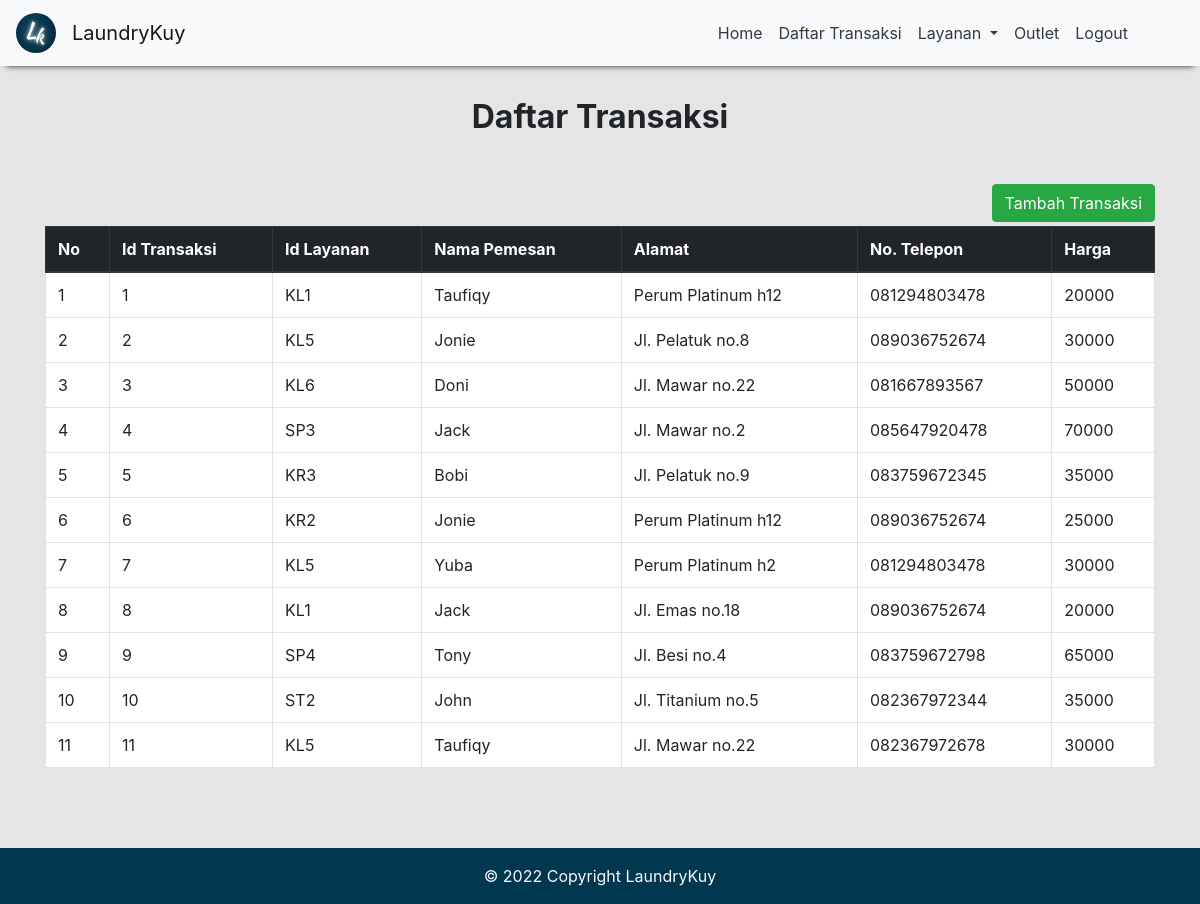
Screenshot of /DaftarTransaksi.php with the database file from the repository.
### tables this page shows
CREATE TABLE `transaksi` (
  `id_transaksi` int(4) NOT NULL,
  `id_layanan` varchar(4) NOT NULL,
  `nama_pemesan` varchar(50) NOT NULL,
  `alamat_pemesan` varchar(50) NOT NULL,
  `no_telepon_pemesan` varchar(12) NOT NULL,
  `ttl_harga` int(10) NOT NULL
);

### DaftarTransaksi.php (the view, shortened to what this page needs)
<html lang="eng">
  <head>
    <link rel="stylesheet" type="text/css" href="style.css" />
    <link
      rel="stylesheet"
      href="https://maxcdn.bootstrapcdn.com/bootstrap/4.0.0-beta.2/css/bootstrap.min.css"
    />
  </head>
  <body style="background-color: rgba(129, 129, 129, 0.2)">
    <nav class="navbar-expand-sm" style="height: 50px"></nav>
    <nav class="navbar navbar-expand-sm bg-light navbar-light fixed-top">
      <a class="navbar-brand" href="home.html">
        <img
          src="img/logo2.png"
          class="rounded-circle"
          alt="Logo"
          style="width: 40px"
        />
      </a>
      <a href="home.html" class="navbar-brand">LaundryKuy</a>
      <div class="collapse navbar-collapse" id="collapsibleNavbar">
        <ul class="navbar-nav ml-auto mr-5">
          <li class="nav-item">
            <a href="home.html" class="nav-link text-dark">Home</a>
          </li>
          <li class="nav-item">
            <a href="DaftarTransaksi.php" class="nav-link text-dark">Daftar Transaksi</a>
          </li>
          <li class="nav-item dropdown">
            <a
              class="nav-link dropdown-toggle text-dark"
              href="#"
              id="navbardrop"
              data-toggle="dropdown"
            >
              Layanan
            </a>
          </li>
          <li class="nav-item">
            <a href="Outlet.php" class="nav-link text-dark">Outlet</a>
          </li>
          <li class="nav-item">
            <a href="index.php" class="nav-link text-dark">Logout</a>
          </li>
        </ul>
      </div>
    </nav>
    <div class="container pt-5 pb-5">
      <div class="text-center">
        <h2 class="mb-5"><b>Daftar Transaksi</b></h2>
        <div class="box-tools float-right">
            <a href="Transaksi.php" class="btn btn-success mb-1"><i class="fa fa-male"></i> Tambah Transaksi</a>
        </div>
        <table class="table table-bordered" style="background-color: white">
            <thead class="thead-dark">
              <tr>
                  <th>No</th>
                  <th>Id Transaksi</th>
                  <th>Id Layanan</th>
                  <th>Nama Pemesan</th>
                  <th>Alamat</th>
                  <th>No. Telepon</th>
                  <th>Harga</th>
              </tr>
            </thead>
            <tbody>
            <?php
                include "koneksi.php";
                $no = 1;
                $query = "SELECT * FROM transaksi";
                $result = mysqli_query($connect, $query);
                if(mysqli_num_rows($result) > 0){
                    while($row = mysqli_fetch_array($result)){
              ?>
              <tr>
                  <td><?php echo $no++;?></td>
                  <td><?php echo $row["id_transaksi"] ?></td>
                  <td><?php echo $row["id_layanan"] ?></td>
                  <td><?php echo $row["nama_pemesan"] ?></td>
                  <td><?php echo $row["alamat_pemesan"] ?></td>
                  <td><?php echo $row["no_telepon_pemesan"] ?></td>
                  <td><?php echo $row["ttl_harga"] ?></td>
              <?php
                    }
                }else{
                    echo "0 result";
                  }
              ?>
              </tr>
            </tbody>
          </table>
      </div>
    </div>
  </body>
  <footer class="text-center text-lg-start mt-3" style="background-color: #023750;">
    <div class="text-light text-center p-3">© 2022 Copyright LaundryKuy</div>
  </footer>
</html>

### style.css (style rules this page uses)
.navbar { box-shadow: 0 6px 6px -6px rgb(35, 35, 35); }

### rows the page displays
transaksi: id_transaksi "1", id_layanan "KL1", nama_pemesan "Taufiqy", alamat_pemesan "Perum Platinum h12", no_telepon_pemesan "081294803478", ttl_harga "20000"
transaksi: id_transaksi "2", id_layanan "KL5", nama_pemesan "Jonie", alamat_pemesan "Jl. Pelatuk no.8", no_telepon_pemesan "089036752674", ttl_harga "30000"
transaksi: id_transaksi "3", id_layanan "KL6", nama_pemesan "Doni", alamat_pemesan "Jl. Mawar no.22", no_telepon_pemesan "081667893567", ttl_harga "50000"
transaksi: id_transaksi "4", id_layanan "SP3", nama_pemesan "Jack", alamat_pemesan "Jl. Mawar no.2", no_telepon_pemesan "085647920478", ttl_harga "70000"
transaksi: id_transaksi "5", id_layanan "KR3", nama_pemesan "Bobi", alamat_pemesan "Jl. Pelatuk no.9", no_telepon_pemesan "083759672345", ttl_harga "35000"
transaksi: id_transaksi "6", id_layanan "KR2", nama_pemesan "Jonie", alamat_pemesan "Perum Platinum h12", no_telepon_pemesan "089036752674", ttl_harga "25000"
transaksi: id_transaksi "7", id_layanan "KL5", nama_pemesan "Yuba", alamat_pemesan "Perum Platinum h2", no_telepon_pemesan "081294803478", ttl_harga "30000"
transaksi: id_transaksi "8", id_layanan "KL1", nama_pemesan "Jack", alamat_pemesan "Jl. Emas no.18", no_telepon_pemesan "089036752674", ttl_harga "20000"
transaksi: id_transaksi "9", id_layanan "SP4", nama_pemesan "Tony", alamat_pemesan "Jl. Besi no.4", no_telepon_pemesan "083759672798", ttl_harga "65000"
transaksi: id_transaksi "10", id_layanan "ST2", nama_pemesan "John", alamat_pemesan "Jl. Titanium no.5", no_telepon_pemesan "082367972344", ttl_harga "35000"
transaksi: id_transaksi "11", id_layanan "KL5", nama_pemesan "Taufiqy", alamat_pemesan "Jl. Mawar no.22", no_telepon_pemesan "082367972678", ttl_harga "30000"
